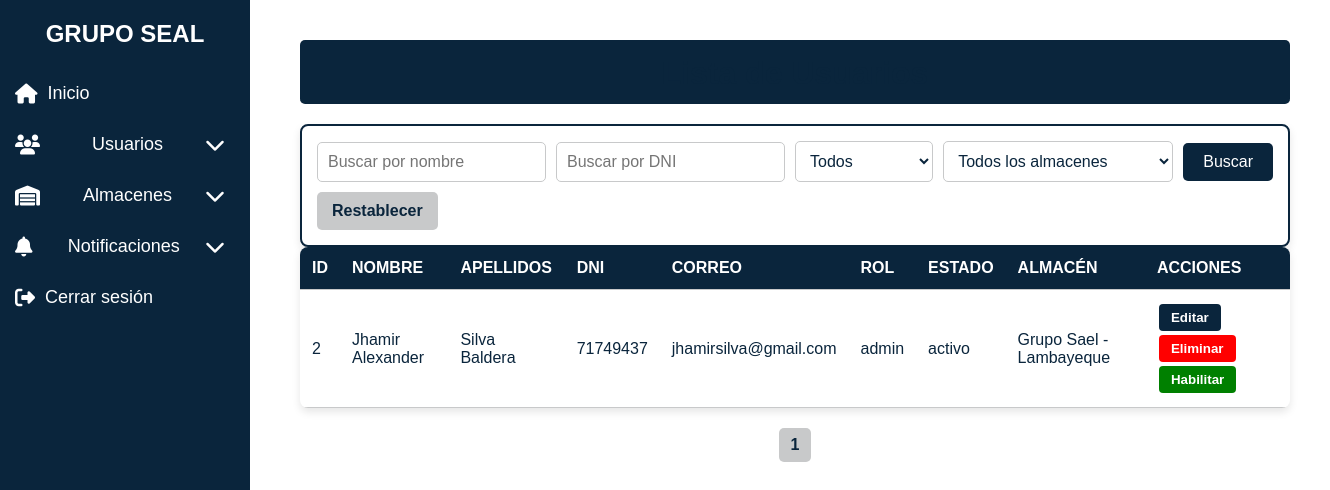
/usuarios/listar.php (signed in), run on an earlier commit of the app's database.
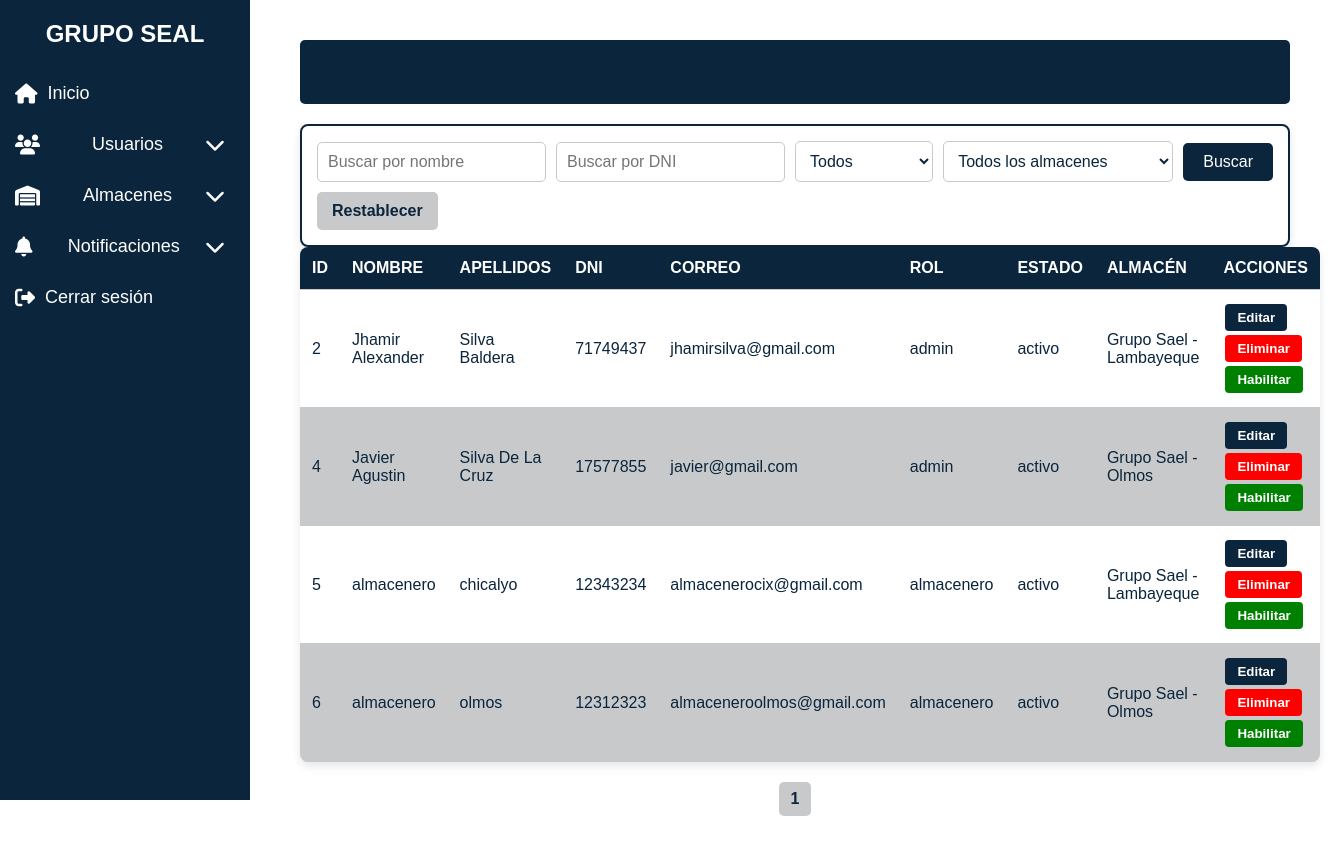
And on a later commit of the database.
### tables this page shows
CREATE TABLE `usuarios` (
  `id` int(11) NOT NULL,
  `nombre` varchar(64) NOT NULL,
  `apellidos` varchar(100) NOT NULL,
  `dni` varchar(8) NOT NULL,
  `celular` varchar(15) NOT NULL,
  `direccion` varchar(255) DEFAULT NULL,
  `correo` varchar(100) NOT NULL,
  `contrasena` varchar(255) NOT NULL,
  `almacen_id` int(11) DEFAULT NULL,
  `rol` enum('admin','almacenero') NOT NULL,
  `estado` enum('activo','inactivo') DEFAULT 'activo',
  `fecha_registro` timestamp NOT NULL DEFAULT current_timestamp()
);

CREATE TABLE `almacenes` (
  `id` int(11) NOT NULL,
  `nombre` varchar(100) NOT NULL,
  `ubicacion` varchar(255) NOT NULL
);

### usuarios/listar.php (the view, shortened to what this page needs)
<?php
require_once "../config/database.php";
$usuarios_por_pagina = 5;
$pagina_actual = isset($_GET['pagina']) ? (int)$_GET['pagina'] : 1;
$query_total = "SELECT COUNT(*) AS total FROM usuarios WHERE estado != 'Eliminado'";
$result_total = $conn->query($query_total);
$total_usuarios = $result_total->fetch_assoc()["total"];
$total_paginas = ceil($total_usuarios / $usuarios_por_pagina);
$where = " WHERE u.estado != 'Eliminado' ";
$query = "SELECT u.id, u.nombre, u.apellidos, u.dni, u.correo, u.rol, u.estado, a.nombre AS almacen
          FROM usuarios u
          LEFT JOIN almacenes a ON u.almacen_id = a.id
          $where";
$stmt = $conn->prepare($query);
$stmt->execute();
$result = $stmt->get_result();
$usuarios = $result->fetch_all(MYSQLI_ASSOC);
?>
<!DOCTYPE html>
<html lang="es">
<head>
    <link rel="stylesheet" href="../assets/css/styles-dashboard.css">
    <link rel="stylesheet" href="../assets/css/styles-form.css">
    <link rel="stylesheet" href="../assets/css/styles-lista-usuarios.css">
    <link rel="stylesheet" href="../assets/css/styles-pendientes.css">
    <link rel="stylesheet" href="https://cdnjs.cloudflare.com/ajax/libs/font-awesome/6.4.2/css/all.min.css">
</head>
<body>
    <div class="dashboard-container">
<nav class="sidebar">
        <h2>GRUPO SEAL</h2>
        <ul>
            <li><a href="http://localhost:3000/dashboard.php"><i class="fas fa-home"></i> Inicio</a></li>
            <li class="submenu-container">
                <a href="#" aria-label="Menú Usuarios">
                    <i class="fas fa-users"></i> Usuarios <i class="fas fa-chevron-down"></i>
                </a>
            </li>
            <li class="submenu-container">
                <a href="#" aria-label="Menú Almacenes">
                    <i class="fas fa-warehouse"></i> Almacenes <i class="fas fa-chevron-down"></i>
                </a>
            </li>
<li class="submenu-container">
            <a href="#" aria-label="Menú Notificaciones">
                <i class="fas fa-bell"></i> Notificaciones <i class="fas fa-chevron-down"></i>
            </a>
        </li>
            <li><a href="../logout.php"><i class="fas fa-sign-out-alt"></i> Cerrar sesión</a></li>
        </ul>
    </nav>
        <main class="content">
            <h1>Lista de Usuarios</h1>
            <form method="GET" action="listar.php" class="filter-form">
                <input type="text" name="nombre" placeholder="Buscar por nombre" value="<?= htmlspecialchars($_GET['nombre'] ?? '') ?>">
                <input type="text" name="dni" placeholder="Buscar por DNI" value="<?= htmlspecialchars($_GET['dni'] ?? '') ?>">
                <select name="estado">
                    <option value="">Todos</option>
                </select>
                <select name="almacen">
                    <option value="">Todos los almacenes</option>
                </select>
                <button type="submit">Buscar</button>
                <a href="listar.php" class="reset-btn">Restablecer</a>
            </form>
            <table class="usuarios-table">
                <thead>
                    <tr>
                        <th>ID</th>
                        <th>Nombre</th>
                        <th>Apellidos</th>
                        <th>DNI</th>
                        <th>Correo</th>
                        <th>Rol</th>
                        <th>Estado</th>
                        <th>Almacén</th>
                        <th>Acciones</th>
                    </tr>
                </thead>
                <tbody>
                    <?php foreach ($usuarios as $usuario): ?>
                        <tr id="user-<?= $usuario['id'] ?>">
                            <td><?= $usuario['id'] ?></td>
                            <td><?= htmlspecialchars($usuario['nombre']) ?></td>
                            <td><?= htmlspecialchars($usuario['apellidos']) ?></td>
                            <td><?= htmlspecialchars($usuario['dni']) ?></td>
                            <td><?= htmlspecialchars($usuario['correo']) ?></td>
                            <td><?= htmlspecialchars($usuario['rol']) ?></td>
                            <td><?= htmlspecialchars($usuario['estado']) ?></td>
                            <td><?= htmlspecialchars($usuario['almacen'] ?? 'N/A') ?></td>
                            <td>
                                <button onclick="editUser(<?= $usuario['id'] ?>)">Editar</button>
                                <button onclick="deleteUser(<?= $usuario['id'] ?>)">Eliminar</button>
                                <button onclick="toggleStatus(<?= $usuario['id'] ?>)">
                                    <?= $usuario['estado'] === 'Activo' ? 'Inhabilitar' : 'Habilitar' ?>
                                </button>
                            </td>
                        </tr>
                    <?php endforeach; ?>
                </tbody>
            </table>
                        <div class="pagination">
                <?php for ($i = 1; $i <= $total_paginas; $i++): ?>
                    <a href="?pagina=<?= $i ?>" class="<?= $i == $pagina_actual ? 'active' : '' ?>"><?= $i ?></a>
                <?php endfor; ?>
            </div>
        </main>
    </div>
</body>
</html>

### assets/css/styles-dashboard.css (style rules this page uses)
* { margin: 0; padding: 0; box-sizing: border-box; font-family: 'Poppins', sans-serif; }
body { background-color: #ffffff; }
.dashboard-container { text-align: center; padding: 20px; }
.sidebar { width: 250px; height: 100vh; background: #0a253c; color: #ffffff; position: fixed; top: 0; left: 0; padding-top: 20px; }
.sidebar h2 { text-align: center; margin-bottom: 20px; }
.sidebar ul { list-style: none; padding: 0; }
.sidebar ul li { padding: 15px; }
.sidebar ul li a { text-decoration: none; color: #ffffff; font-size: 18px; display: flex; align-items: center; }
.sidebar ul li a i { margin-right: 10px; font-size: 20px; }
.content { margin-left: 260px; padding: 20px; }
.submenu-container a { display: flex; justify-content: space-between; align-items: center; }

### assets/css/styles-form.css (style rules this page uses)
h1 { text-align: center; color: #ffffff; background-color: #0a253c; padding: 15px; border-radius: 5px; }

### assets/css/styles-lista-usuarios.css (style rules this page uses)
.usuarios-table { width: 100%; border-collapse: collapse; background-color: #ffffff; color: #0a253c; border-radius: 8px; overflow: hidden; box-shadow: 0px 4px 8px rgba(0, 0, 0, 0.1); }
.usuarios-table thead { background-color: #0a253c; color: #ffffff; }
.usuarios-table th, .usuarios-table td { padding: 12px; text-align: left; border-bottom: 1px solid #c8c9ca; }
.usuarios-table tr:nth-child(even) { background-color: #c8c9ca; }
.usuarios-table th { text-transform: uppercase; }
.usuarios-table button { padding: 6px 12px; margin: 2px; border: none; border-radius: 4px; cursor: pointer; font-weight: bold; }
.usuarios-table button:first-child { background-color: #0a253c; color: white; }
.usuarios-table button:nth-child(2) { background-color: red; color: white; }
.usuarios-table button:nth-child(3) { background-color: green; color: white; }
.filter-form { display: flex; flex-wrap: wrap; gap: 10px; padding: 15px; background-color: #ffffff; border: 2px solid #0a253c; border-radius: 8px; box-shadow: 0px 4px 8px rgba(0, 0, 0, 0.1); justify-content: space-between; align-items: center; }
.filter-form input, .filter-form select { flex: 1; padding: 10px; border: 1px solid #c8c9ca; border-radius: 5px; font-size: 16px; color: #0a253c; background-color: #ffffff; }
.filter-form button { background-color: #0a253c; color: white; padding: 10px 20px; border: none; border-radius: 5px; cursor: pointer; font-size: 16px; transition: 0.3s; }
.filter-form .reset-btn { background-color: #c8c9ca; color: #0a253c; padding: 10px 15px; border-radius: 5px; text-decoration: none; text-align: center; font-size: 16px; font-weight: bold; transition: 0.3s; }
.pagination { text-align: center; margin-top: 20px; }
.pagination a { display: inline-block; padding: 8px 12px; margin: 0 5px; text-decoration: none; color: #ffffff; background: #0a253c; border-radius: 5px; transition: background 0.3s ease; }
.pagination a.active { background: #c8c9ca; color: #0a253c; font-weight: bold; }

### assets/css/styles-pendientes.css (style rules this page uses)
h1 { margin-bottom: 20px; color: #0a253c; border-bottom: 2px solid #0a253c; padding-bottom: 10px; }

What changed in the data, as far as the page shows it:
added usuarios: id "4", nombre "Javier Agustin", apellidos "Silva De La Cruz", dni "17577855", correo "javier@gmail.com", rol "admin", estado "activo", almacen.nombre "Grupo Sael - Olmos", shows "Habilitar"
added usuarios: id "5", nombre "almacenero", apellidos "chicalyo", dni "12343234", correo "almacenerocix@gmail.com", rol "almacenero", estado "activo", almacen.nombre "Grupo Sael - Lambayeque", shows "Habilitar"
added usuarios: id "6", nombre "almacenero", apellidos "olmos", dni "12312323", correo "almaceneroolmos@gmail.com", rol "almacenero", estado "activo", almacen.nombre "Grupo Sael - Olmos", shows "Habilitar"
